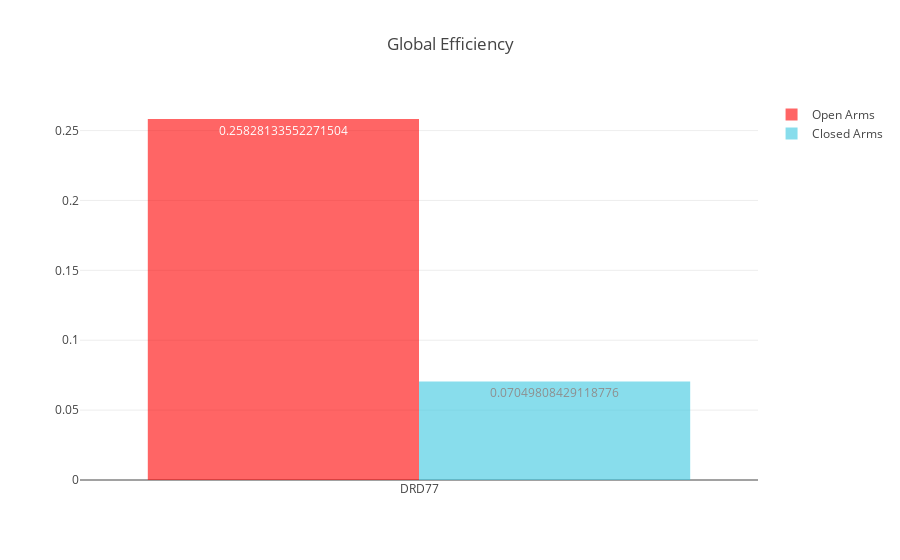

The code cell stored with this chart in its notebook:
### Markdown cell above
### *Path length is the minimum number of edges that must be traversed to go from one node to another. Random and complex networks have short mean path lengths (high global efficiency of parallel information transfer) whereas regular lattices have long mean path lengths. Efficiency is inversely related to path length but is numerically easier to use to estimate topological distances between elements of disconnected graphs.* (Bullmore and Sporns)

### We compute the global efficiency of all networks of interest, and we find that global efficiency was greater when the mice were in the open arms of the EPM.

### Code cell
open_arms_graphs = get_behavior_graphs(feature_extractors, "OpenArms_centerpoint")

open_measures = list()
for open_arms_graph in open_arms_graphs:
    open_measures.append(open_arms_graph.global_efficiency)    
    
closed_arms_graphs = get_behavior_graphs(feature_extractors, "ClosedArms_centerpoint")

closed_measures = list()
for closed_arms_graph in closed_arms_graphs:
    closed_measures.append(closed_arms_graph.global_efficiency)
    
plot_network_measures(open_measures, closed_measures, *x_axis, title="Global Efficiency")

### Figure 1 — Plotly figure (JSON) as saved in the notebook; plotly's stock layout.template omitted (floating-point values rounded to 4 significant figures)
{"data": [{"marker": {"color": "rgb(255, 0, 0)"}, "name": "Open Arms", "opacity": 0.6, "text": [0.2583], "textposition": "auto", "type": "bar", "uid": "9c60bf", "x": ["DRD77"], "y": [0.2583]}, {"marker": {"color": "rgb(58,200,225)"}, "name": "Closed Arms", "opacity": 0.6, "text": [0.0705], "textposition": "auto", "type": "bar", "uid": "b79616", "x": ["DRD77"], "y": [0.0705]}], "layout": {"autosize": true, "title": "Global Efficiency", "xaxis": {"autorange": true, "range": [-0.5, 0.5], "type": "category"}, "yaxis": {"autorange": true, "range": [0, 0.2719], "type": "linear"}}}
